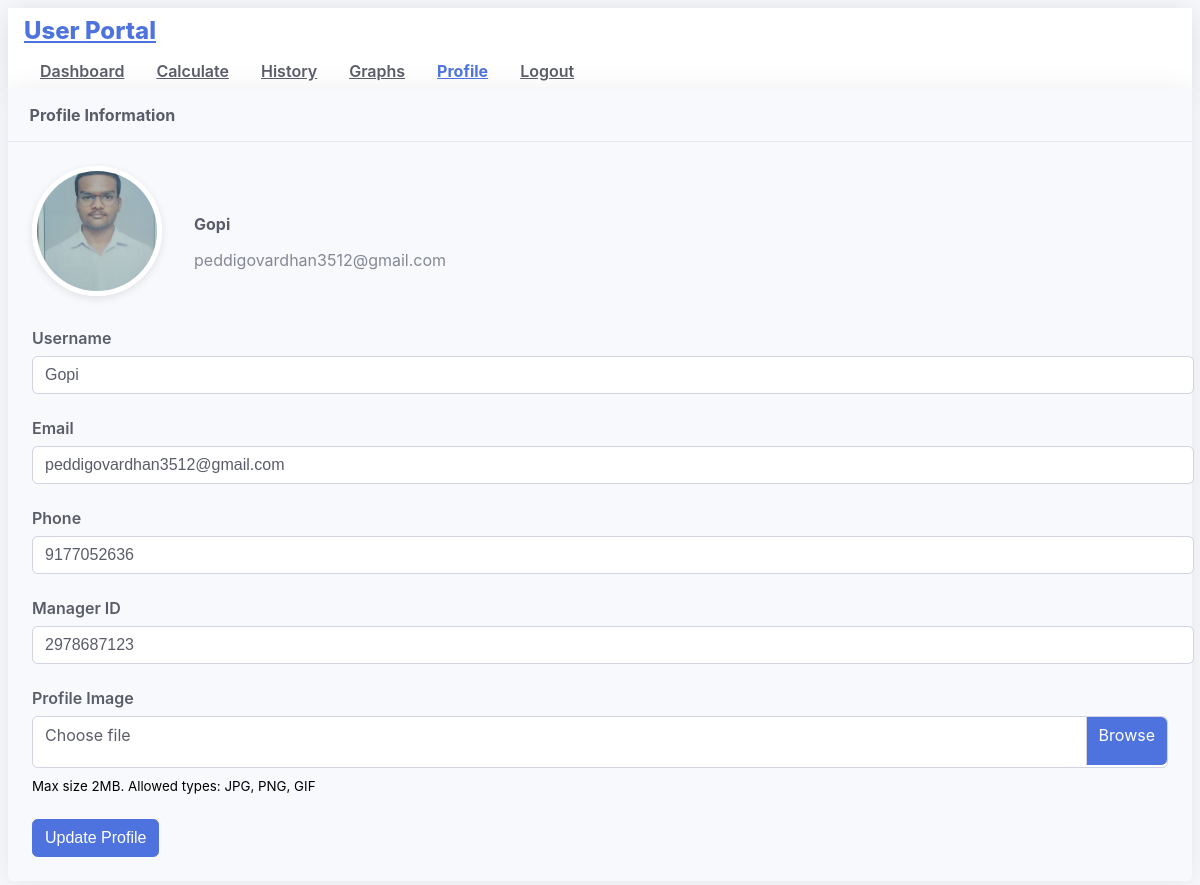
The page /profile (signed in) on the database its author committed.
### app.py (models this page shows, shortened)
class User(UserMixin, db.Model):
    id = db.Column(db.Integer, primary_key=True)
    username = db.Column(db.String(20), unique=True, nullable=False)
    email = db.Column(db.String(120), unique=True, nullable=False)
    phone = db.Column(db.String(20), nullable=False)
    password_hash = db.Column(db.String(128), nullable=False)
    manager_id = db.Column(db.String(10), db.ForeignKey('admin.admin_code'), nullable=False)
    profile_image = db.Column(db.String(100))
    created_at = db.Column(db.DateTime, default=datetime.utcnow)
    calculations = db.relationship('Calculation', backref='author', lazy=True)

### app.py (the view, shortened to what this page needs)
@app.route('/profile', methods=['GET', 'POST'])
@login_required
def profile():
    return render_template('profile.html')

### app.py (called while the page is built)
@login_manager.user_loader
def load_user(user_id):
    if session.get('is_admin'):
        return Admin.query.get(int(user_id))
    return User.query.get(int(user_id))

### templates/profile.html (shortened to what this page needs)
<!DOCTYPE html>
<html lang="en">
<head>
</head>
<body>
    <nav class="navbar navbar-expand navbar-light mb-4">
        <div class="container">
            <a class="navbar-brand" href="#">{% if session.get('is_admin') %}Admin{% else %}User{% endif %} Portal</a>
            <div class="collapse navbar-collapse">
                <ul class="navbar-nav ml-auto">
                    <li class="nav-item">
                        <a class="nav-link" href="{% if session.get('is_admin') %}{{ url_for('admin_dashboard') }}{% else %}{{ url_for('user_dashboard') }}{% endif %}">Dashboard</a>
                    </li>
                    {% if not session.get('is_admin') %}
                    <li class="nav-item">
                        <a class="nav-link" href="{{ url_for('calculate') }}">Calculate</a>
                    </li>
                    {% endif %}
                    <li class="nav-item">
                        <a class="nav-link" href="{{ url_for('history') }}">History</a>
                    </li>
                    {% if not session.get('is_admin') %}
                    <li class="nav-item">
                        <a class="nav-link" href="{{ url_for('graphs') }}">Graphs</a>
                    </li>
                    {% endif %}
                    <li class="nav-item active">
                        <a class="nav-link" href="{{ url_for('profile') }}">Profile</a>
                    </li>
                    <li class="nav-item">
                        <a class="nav-link" href="{{ url_for('logout') }}">Logout</a>
                    </li>
                </ul>
            </div>
        </div>
    </nav>
    <div class="container">
        <div class="card">
            <div class="card-header">
                Profile Information
            </div>
            <div class="card-body">
                <div class="profile-header">
                    <img src="{{ url_for('static', filename='uploads/' + current_user.profile_image) if current_user.profile_image else url_for('static', filename='images/avatar-' + ('admin' if session.get('is_admin') else 'user') + '.png') }}"
                         class="profile-avatar">
                    <div class="profile-info">
                        <h4>{{ current_user.username }}</h4>
                        <p>{{ current_user.email }}</p>
                    </div>
                </div>
                <form method="POST" action="{{ url_for('profile') }}" enctype="multipart/form-data">
                    <div class="row">
                        <div class="col-md-6">
                            <div class="form-group">
                                <label for="username">Username</label>
                                <input type="text" class="form-control" id="username" name="username" value="{{ current_user.username }}" required>
                            </div>
                        </div>
                        <div class="col-md-6">
                            <div class="form-group">
                                <label for="email">Email</label>
                                <input type="email" class="form-control" id="email" name="email" value="{{ current_user.email }}" required>
                            </div>
                        </div>
                    </div>
                    <div class="row">
                        <div class="col-md-6">
                            <div class="form-group">
                                <label for="phone">Phone</label>
                                <input type="tel" class="form-control" id="phone" name="phone" value="{{ current_user.phone }}" required>
                            </div>
                        </div>
                        {% if not session.get('is_admin') %}
                        <div class="col-md-6">
                            <div class="form-group">
                                <label for="manager_id">Manager ID</label>
                                <input type="text" class="form-control" id="manager_id" value="{{ current_user.manager_id }}" readonly>
                            </div>
                        </div>
                        {% endif %}
                    </div>
                    <div class="form-group">
                        <label>Profile Image</label>
                        <div class="custom-file">
                            <label class="custom-file-label" for="profile_image">Choose file</label>
                        </div>
                        <small class="text-muted">Max size 2MB. Allowed types: JPG, PNG, GIF</small>
                    </div>
                    <button type="submit" class="btn btn-primary">Update Profile</button>
                </form>
            </div>
        </div>
    </div>
</body>
</html>

### templates/profile.html (style rules this page uses)
:root { --primary: #4e73df; --success: #1cc88a; --info: #36b9cc; --warning: #f6c23e; --danger: #e74a3b; --secondary: #858796; --light: #f8f9fc; --dark: #5a5c69; }
.navbar { padding: 0.5rem 1rem; background-color: #ffffff; box-shadow: 0 2px 4px rgba(0,0,0,0.1); }
.navbar-brand { font-weight: 700; font-size: 1.25rem; color: #4e73df; }
.navbar-nav { display: flex; flex-direction: row; padding-left: 0; margin-bottom: 0; list-style: none; }
.nav-item { position: relative; }
.nav-link { padding: 0.5rem 1rem; color: #5a5c69; font-weight: 600; transition: all 0.3s; }
.nav-item.active .nav-link { color: #4e73df; font-weight: 700; }
body { font-family: 'Nunito', -apple-system, BlinkMacSystemFont, 'Segoe UI', Roboto, 'Helvetica Neue', Arial, sans-serif; background-color: #f8f9fc; }
.navbar { background-color: white; box-shadow: 0 0.15rem 1.75rem 0 rgba(58, 59, 69, 0.15); padding: 0.5rem 1rem; }
.navbar-brand { font-weight: 800; color: var(--primary); font-size: 1.5rem; }
.nav-link { color: var(--dark); font-weight: 600; }
.card { border: none; border-radius: 0.35rem; box-shadow: 0 0.15rem 1.75rem 0 rgba(58, 59, 69, 0.1); margin-bottom: 1.5rem; }
.card-header { background-color: #f8f9fc; border-bottom: 1px solid #e3e6f0; padding: 1rem 1.35rem; font-weight: 700; color: var(--dark); }
.card-body { padding: 1.5rem; }
.profile-header { display: flex; align-items: center; margin-bottom: 2rem; }
.profile-avatar { width: 120px; height: 120px; border-radius: 50%; object-fit: cover; border: 5px solid white; box-shadow: 0 0.15rem 0.5rem rgba(0, 0, 0, 0.1); margin-right: 2rem; }
.profile-info h4 { margin-bottom: 0.5rem; color: var(--dark); }
.profile-info p { color: var(--secondary); margin-bottom: 0; }
.form-group { margin-bottom: 1.5rem; }
label { display: block; margin-bottom: 0.5rem; font-weight: 600; color: var(--dark); }
.form-control { display: block; width: 100%; padding: 0.375rem 0.75rem; font-size: 1rem; line-height: 1.5; color: var(--dark); background-color: #fff; background-clip: padding-box; border: 1px solid #d1d3e2; border-radius: 0.35rem; transition: border-color 0.15s ease-in-out, box-shadow 0.15s ease-in-out; }
.custom-file { position: relative; display: inline-block; width: 100%; margin-bottom: 1.5rem; }
.custom-file-label { position: absolute; top: 0; right: 0; left: 0; z-index: 1; height: calc(1.5em + 0.75rem + 2px); padding: 0.375rem 0.75rem; font-weight: 400; line-height: 1.5; color: var(--dark); background-color: #fff; border: 1px solid #d1d3e2; border-radius: 0.35rem; }
.custom-file-label::after { position: absolute; top: 0; right: 0; bottom: 0; z-index: 3; display: block; height: calc(1.5em + 0.75rem); padding: 0.375rem 0.75rem; line-height: 1.5; color: #fff; content: "Browse"; background-color: var(--primary); border-left: inherit; border-radius: 0 0.35rem 0.35rem 0; }
.btn { display: inline-block; font-weight: 400; text-align: center; white-space: nowrap; vertical-align: middle; user-select: none; border: 1px solid transparent; padding: 0.375rem 0.75rem; font-size: 1rem; line-height: 1.5; border-radius: 0.35rem; transition: all 0.15s ease-in-out; }
.btn-primary { color: #fff; background-color: var(--primary); border-color: var(--primary); }

### rows shown on the page
User: profile_image (placeholder picture), username "Gopi", email "peddigovardhan3512@gmail.com", phone "9177052636", manager_id "2978687123"
